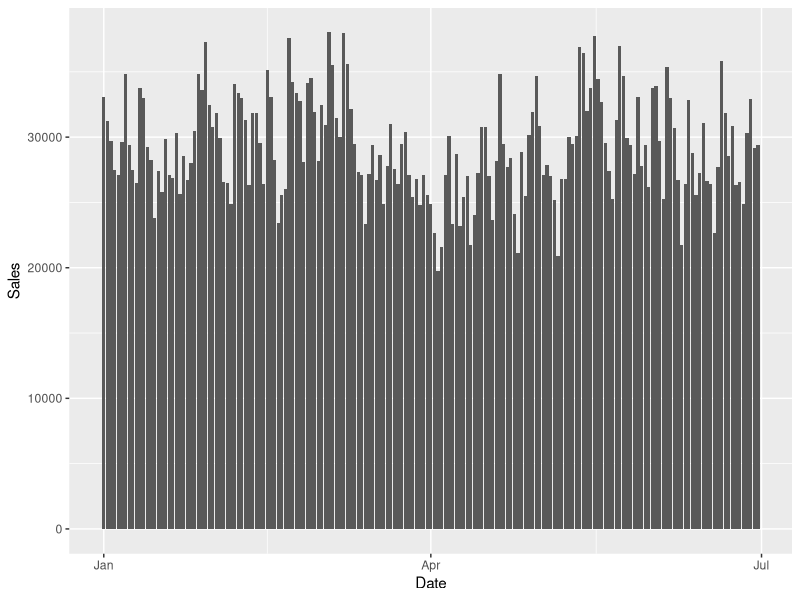
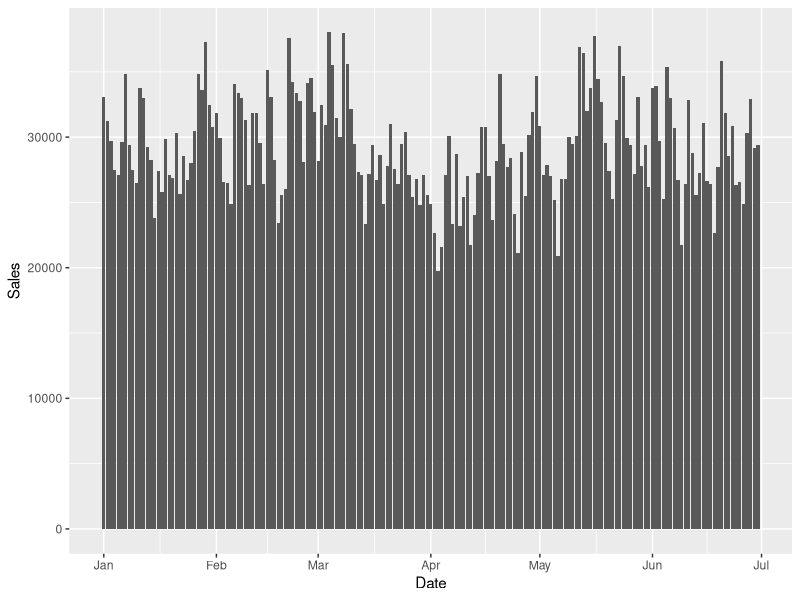
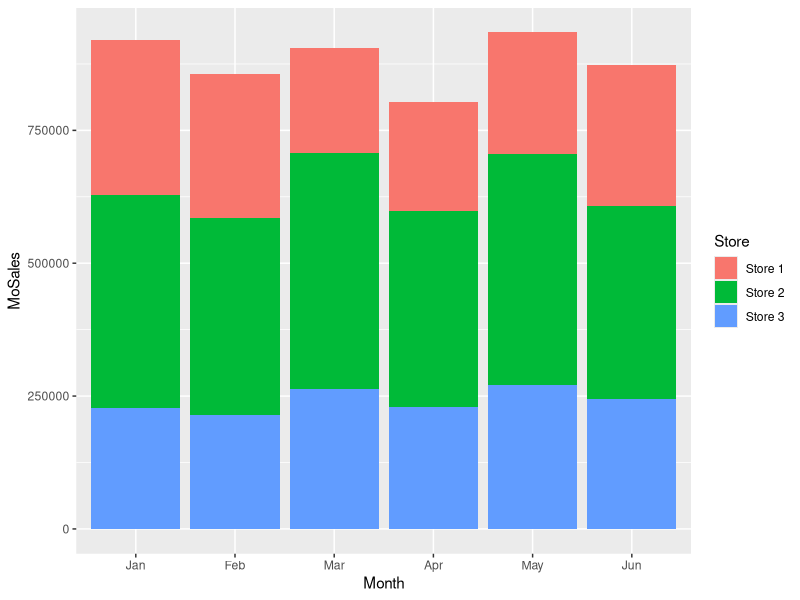
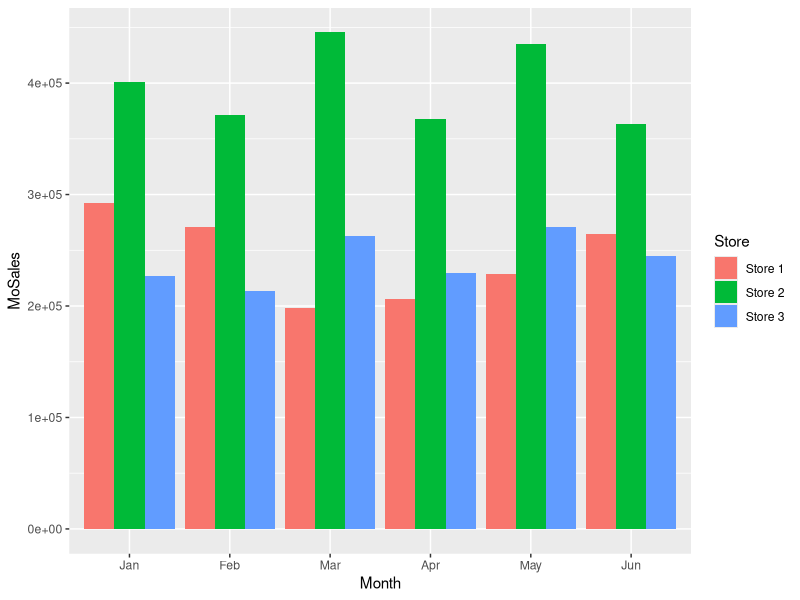
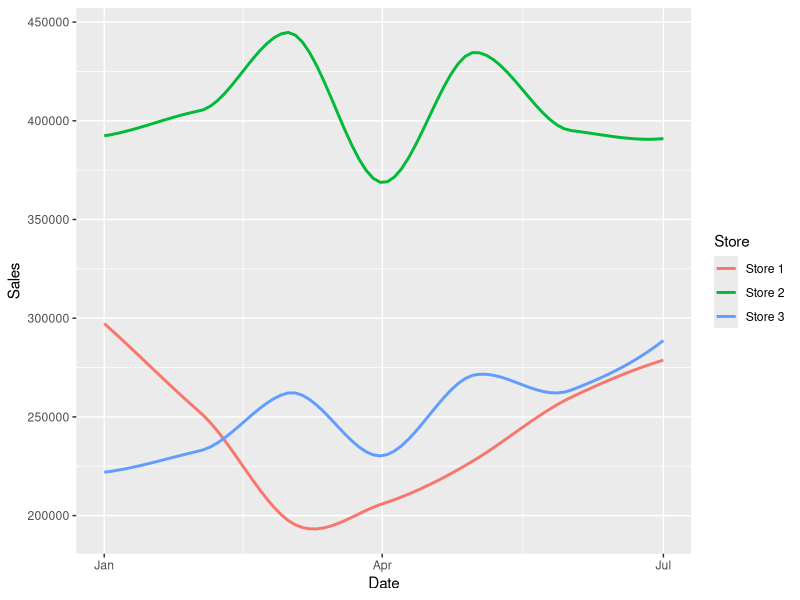

The R source for these figures, in order:
## ---- chunk 1
knitr::opts_chunk$set(echo = TRUE)
## ---- chunk 2

library(tidyverse)
library(stringr)
library(lubridate)

# you may not need to do this - just use the read_csv
# but you will want to start organizing your workspace into folders
# in which case, you'll do something like setwd("~/DA1/Section 1") on the server

setwd("/home/ellen/Documents/Spring2020/DA1/Section I/class 2/Class 2 Data Files/")

dfStoreSales = read_csv("StoreSales.csv")
      
## ---- chunk 3

dfStoreSales = dfStoreSales %>% mutate(Date2 = mdy(Date))
# do it this way because if mdy fails, it will overwrite your data with NAs
# and you'll have to reload.

# you can use select to reduce, rename and reorder columns:

dfStoreSales = dfStoreSales %>% select(Date = Date2, "Store 1", "Store 2", "Store 3")

# Now for the pivot:

dfStoreSalesLong = dfStoreSales  %>%
pivot_longer(
   cols = 2:ncol(dfStoreSales),
   names_to = "Store",
   values_to = "Sales",
   values_drop_na = TRUE
 )



## ---- chunk 4

p1 = ggplot(dfStoreSalesLong, aes(Date, Sales)) + geom_bar(stat = "identity")
p1

## ---- chunk 5

p1 = ggplot(dfStoreSalesLong, aes(Date, Sales)) + geom_bar(stat = "identity") +
  scale_x_date(breaks = "1 month", date_labels = "%b") 
p1

# ?scale_x_date for documentation

## ---- chunk 6

dfStoreSalesSummary = dfStoreSalesLong %>% 
   group_by(Month = month(Date, label = T), Store) %>% 
   summarise(MoSales = sum(Sales))

# label = T creates month text instead of month number

p1 = ggplot(dfStoreSalesSummary, aes(Month, MoSales, fill = Store)) + 
   geom_bar(stat = "identity") 
p1

## ---- chunk 7

p1 = ggplot(dfStoreSalesSummary, aes(Month, MoSales, fill = Store)) + 
   geom_bar(stat = "identity", position = "dodge")
p1

## ---- chunk 8

dfStoreSalesSummaryWide <- dfStoreSalesSummary %>% 
  pivot_wider(names_from = "Store", values_from = "MoSales") 

dfStoreSalesSummaryWide = dfStoreSalesSummaryWide %>% 
   mutate(Date = make_date(month = Month, day = 1, year = 2017))

Forecast = dfStoreSalesSummaryWide %>% 
   ungroup() %>% 
   filter(Date == "2017-06-01") %>% 
   mutate(Date = Date + months(1)) %>% 
   mutate (Month = month(Date, label = T)) %>% 
   mutate(`Store 3` = `Store 3` *1.2, `Store 2` = `Store 2` * 1.1, 
          `Store 1` = `Store 1` * 1.05) %>%
   bind_rows(dfStoreSalesSummaryWide) %>% 
   pivot_longer(
   cols = starts_with("Store"),
   names_to = "Store",
   values_to = "Sales",
   values_drop_na = TRUE
 )

p2 = ggplot(Forecast, aes(Date, Sales, color = Store)) + geom_smooth(se = F)
p2
   
